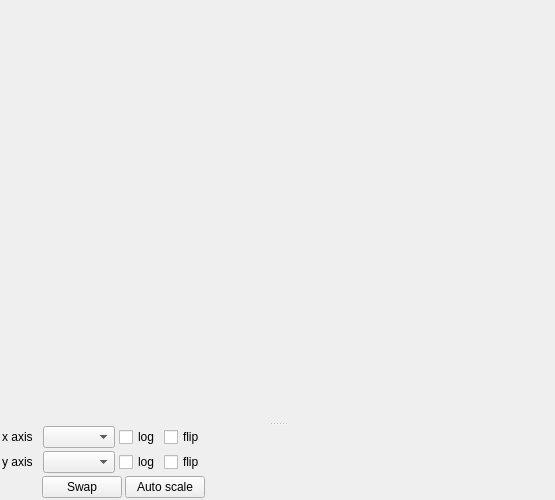
<?xml version="1.0" encoding="UTF-8"?>
<ui version="4.0">
 <class>ScatterWidget</class>
 <widget class="QWidget" name="ScatterWidget">
  <property name="geometry">
   <rect>
    <x>0</x>
    <y>0</y>
    <width>555</width>
    <height>500</height>
   </rect>
  </property>
  <property name="baseSize">
   <size>
    <width>555</width>
    <height>500</height>
   </size>
  </property>
  <property name="focusPolicy">
   <enum>Qt::StrongFocus</enum>
  </property>
  <property name="windowTitle">
   <string>Scatter Plot</string>
  </property>
  <property name="styleSheet">
   <string notr="true"/>
  </property>
  <layout class="QVBoxLayout" name="verticalLayout_2">
   <property name="margin">
    <number>2</number>
   </property>
   <item>
    <widget class="QSplitter" name="splitter">
     <property name="orientation">
      <enum>Qt::Vertical</enum>
     </property>
     <widget class="MplWidget" name="mplWidget" native="true">
      <property name="sizePolicy">
       <sizepolicy hsizetype="Preferred" vsizetype="Preferred">
        <horstretch>1</horstretch>
        <verstretch>10</verstretch>
       </sizepolicy>
      </property>
      <property name="minimumSize">
       <size>
        <width>0</width>
        <height>200</height>
       </size>
      </property>
      <property name="baseSize">
       <size>
        <width>100</width>
        <height>500</height>
       </size>
      </property>
      <property name="toolTip">
       <string/>
      </property>
     </widget>
     <widget class="QWidget" name="layoutWidget">
      <layout class="QHBoxLayout" name="horizontalLayout" stretch="0,1">
       <item>
        <layout class="QVBoxLayout" name="verticalLayout">
         <property name="spacing">
          <number>3</number>
         </property>
         <item>
          <layout class="QHBoxLayout" name="xAxisLayout">
           <property name="spacing">
            <number>4</number>
           </property>
           <item>
            <widget class="QLabel" name="xlabel">
             <property name="text">
              <string>x axis</string>
             </property>
            </widget>
           </item>
           <item>
            <widget class="QComboBox" name="xAxisComboBox">
             <property name="toolTip">
              <string>Set which attribute is plotted on the x axis</string>
             </property>
            </widget>
           </item>
           <item>
            <widget class="QCheckBox" name="xLogCheckBox">
             <property name="toolTip">
              <string>Toggle on/off log scaling on the x axis</string>
             </property>
             <property name="text">
              <string>log</string>
             </property>
            </widget>
           </item>
           <item>
            <widget class="QCheckBox" name="xFlipCheckBox">
             <property name="toolTip">
              <string>Flip/unflip the order of the x axis</string>
             </property>
             <property name="text">
              <string>flip</string>
             </property>
            </widget>
           </item>
          </layout>
         </item>
         <item>
          <layout class="QHBoxLayout" name="yAxisLayout">
           <property name="spacing">
            <number>4</number>
           </property>
           <item>
            <widget class="QLabel" name="ylabel">
             <property name="text">
              <string>y axis</string>
             </property>
            </widget>
           </item>
           <item>
            <widget class="QComboBox" name="yAxisComboBox">
             <property name="toolTip">
              <string>Set which attribute is plotted on the y axis</string>
             </property>
            </widget>
           </item>
           <item>
            <widget class="QCheckBox" name="yLogCheckBox">
             <property name="toolTip">
              <string>Toggle on/off log scaling on the y axis</string>
             </property>
             <property name="text">
              <string>log</string>
             </property>
            </widget>
           </item>
           <item>
            <widget class="QCheckBox" name="yFlipCheckBox">
             <property name="toolTip">
              <string>Flip/unflip the order of the y axis</string>
             </property>
             <property name="text">
              <string>flip</string>
             </property>
            </widget>
           </item>
          </layout>
         </item>
         <item>
          <layout class="QHBoxLayout" name="optionButtonLayout">
           <item>
            <spacer name="horizontalSpacer">
             <property name="orientation">
              <enum>Qt::Horizontal</enum>
             </property>
             <property name="sizeHint" stdset="0">
              <size>
               <width>40</width>
               <height>20</height>
              </size>
             </property>
            </spacer>
           </item>
           <item>
            <widget class="QPushButton" name="swapAxes">
             <property name="toolTip">
              <string>Swap what's plotted on the x and y axes</string>
             </property>
             <property name="text">
              <string>Swap</string>
             </property>
            </widget>
           </item>
           <item>
            <widget class="QPushButton" name="snapLimits">
             <property name="toolTip">
              <string>Rescale plot limits to fit data</string>
             </property>
             <property name="text">
              <string>Auto scale</string>
             </property>
            </widget>
           </item>
          </layout>
         </item>
        </layout>
       </item>
       <item>
        <widget class="LayerTreeWidget" name="layerTree" native="true">
         <property name="sizePolicy">
          <sizepolicy hsizetype="Expanding" vsizetype="Maximum">
           <horstretch>1</horstretch>
           <verstretch>1</verstretch>
          </sizepolicy>
         </property>
         <property name="minimumSize">
          <size>
           <width>0</width>
           <height>0</height>
          </size>
         </property>
         <property name="baseSize">
          <size>
           <width>0</width>
           <height>0</height>
          </size>
         </property>
        </widget>
       </item>
      </layout>
     </widget>
    </widget>
   </item>
  </layout>
 </widget>
 <customwidgets>
  <customwidget>
   <class>LayerTreeWidget</class>
   <extends>QWidget</extends>
   <header>..widgets.layer_tree_widget</header>
   <container>1</container>
  </customwidget>
  <customwidget>
   <class>MplWidget</class>
   <extends>QWidget</extends>
   <header>..widgets.mpl_widget</header>
   <container>1</container>
  </customwidget>
 </customwidgets>
 <tabstops>
  <tabstop>xAxisComboBox</tabstop>
  <tabstop>xLogCheckBox</tabstop>
  <tabstop>xFlipCheckBox</tabstop>
  <tabstop>yAxisComboBox</tabstop>
  <tabstop>yLogCheckBox</tabstop>
  <tabstop>yFlipCheckBox</tabstop>
 </tabstops>
 <resources/>
 <connections/>
</ui>
